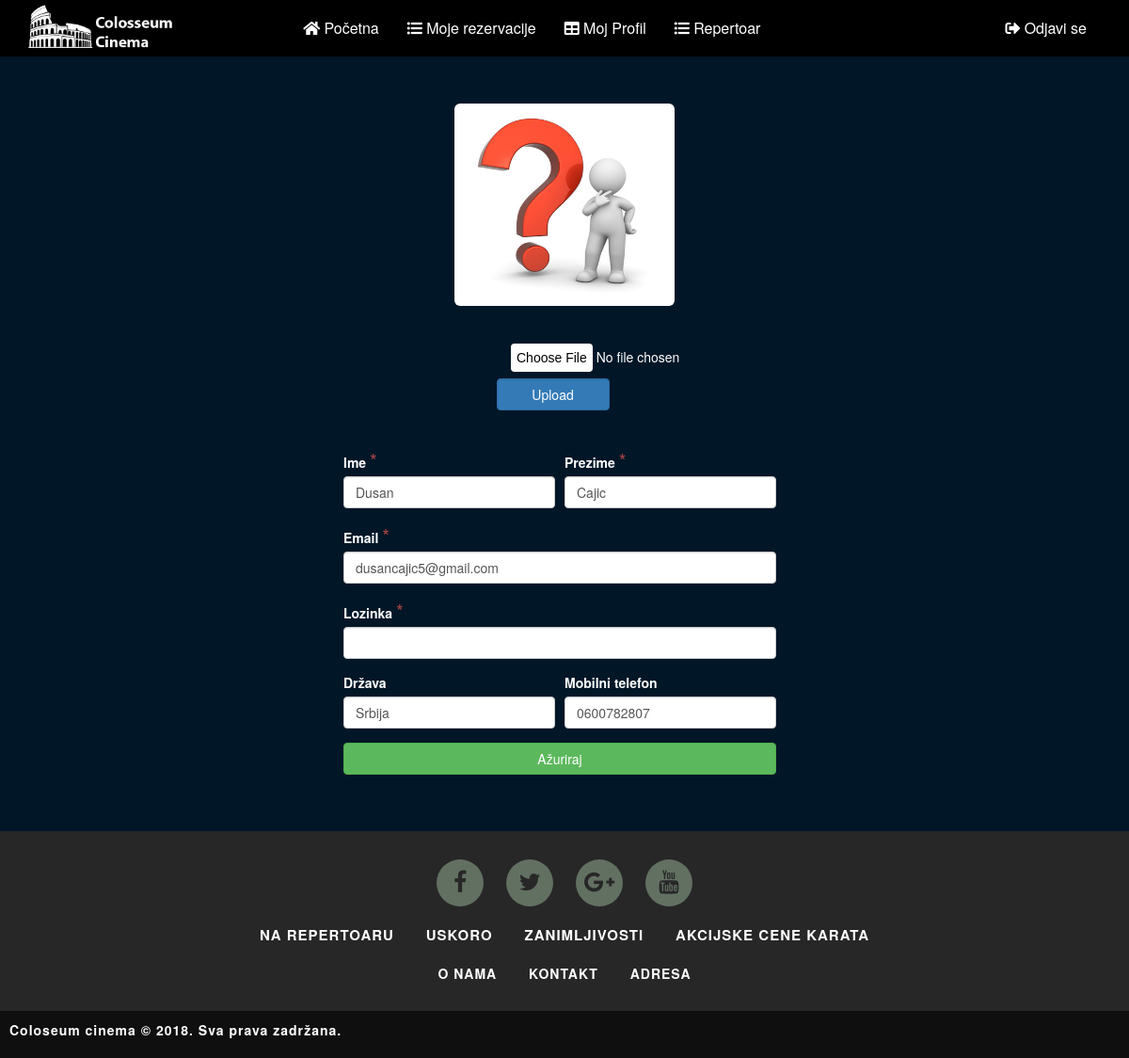
The app's page /user/profile (signed in) with its own data.
### tables this page shows
CREATE TABLE `users` (
  `id` int(11) NOT NULL,
  `firstName` varchar(255) DEFAULT NULL,
  `lastName` varchar(255) DEFAULT NULL,
  `email` varchar(255) DEFAULT NULL,
  `role` varchar(20) DEFAULT NULL,
  `password` varchar(255) DEFAULT NULL,
  `gender` varchar(255) DEFAULT NULL,
  `country` varchar(255) DEFAULT NULL,
  `mobilePhone` varchar(255) DEFAULT NULL,
  `path` varchar(255) NOT NULL DEFAULT 'web/images/no-image.png',
  `confirmation_code` varchar(255) DEFAULT NULL,
  `confirmed` int(11) NOT NULL DEFAULT '0'
);

### controllers/user.php (called while the page is built, shortened)
<?php
class User extends Controller {
	public function profile(){
        $id = Session::get('userId');
        $this->view->user = $this->model->userSingleList($id);
        $this->view->title = 'Ažuriranje profila';
        $this->view->render('user/profile');
    }
}

### index.php (called while the page is built, shortened)
<?php
require 'libs/Controller.php';
require 'libs/Model.php';
require 'libs/Database.php';
require 'libs/Session.php';
$app = new Bootstrap();

### libs/Database.php (called while the page is built, shortened)
<?php
class Database extends PDO
{
    public function findById($table, $id)
    {
        $sth = $this->prepare("SELECT * FROM $table WHERE id = :id");
        try {
            $sth->bindValue(':id', $id);
            $sth->execute();
            return $sth->fetch();
        } catch (PDOException $ex) {
            echo $ex->getMessage();
            return false;
        }
    }
}

### models/user_model.php (called while the page is built, shortened)
<?php
class User_Model extends Model
{
    public function userSingleList($id)
    {
        return $this->db->findById(TABLE_USERS,$id);
    }
}

### libs/Controller.php (called while the page is built, shortened)
<?php
class Controller
{
    public function loadModel($name)
    {
        $path = 'models/' . $name . '_model.php';
        if (file_exists($path)) {
            $this->model = new $modelName();
        }
    }
}

### libs/Session.php (called while the page is built, shortened)
<?php
class Session
{
	public static function get($key)
	{
		if (isset($_SESSION[$key]))
		return $_SESSION[$key];
	}
}

### libs/Model.php (called while the page is built)
<?php
class Model {
	function __construct() {
        $this->db = new Database(DB_TYPE, DB_HOST, DB_NAME, DB_USER, DB_PASS);
	}
}

### views/user/profile.php (the view, shortened to what this page needs)
<div class="edit-content" xmlns="http://www.w3.org/1999/html">
    <div class="container">
        <form  method="POST" action="<?php echo URL;?>user/editSave" enctype="multipart/form-data" class="form-container upload">
            <div class="form-row">
                <img class="img-responsive img-rounded" src="<?php echo URL .$this->user['path']; ?>"  style="  width: 234px; height: 214.75px; margin: auto;">
            </div>
            <div class="form-row">
                <div class="form-group col-md-3 input">
                    <input type="file" name ="file" >
                </div>
            </div>
            <div class="form-row">
                <div class="form-group col-md-3">
                    <button type="submit" class="btn btn-primary btn-block form-control" name="action" value = "Upload" style="width: 120px;margin-top: 77px;">Upload</button>
                </div>
            </div>
        </form>
        <form method="post" action="<?php echo URL;?>user/editSave">
            <div class="form-row">
                <div class="form-group col-md-6">
                    <label for="inputEmail4">Ime</label>
                    <span class="mandatory">*</span>
                    <input type="text" name="firstName" class="form-control" value="<?php echo $this->user['firstName']; ?>" />
                </div>
                <div class="form-group col-md-6">
                    <label for="inputPassword4">Prezime</label>
                    <span class="mandatory">*</span>
                    <input type="text" name="lastName" class="form-control"	 value="<?php echo $this->user['lastName']; ?>" />
                </div>
            </div>
            <div class="form-row">
                <div class="form-group col-md-12">
                    <label for="inputEmail4">Email</label>
                    <span class="mandatory">*</span>
                    <input type="text" name="email" class="form-control" value="<?php echo $this->user['email']; ?>" />
                </div>
            </div>
            <div class="form-row">
                <div class="form-group col-md-12">
                    <label for="inputEmail4">Lozinka</label>
                    <span class="mandatory">*</span>
                    <input type="password" class="form-control" name="password" />
                </div>
            </div>
            <div class="form-row">
                <div class="form-group col-md-6">
                    <label for="inputEmail4">Država</label>
                    <input type="text" name="country" class="form-control" value="<?php echo $this->user['country']; ?>" />
                </div>
                <div class="form-group col-md-6">
                    <label for="inputPassword4">Mobilni telefon</label>
                    <input type="text" name="mobilePhone" class="form-control" value="<?php echo $this->user['mobilePhone']; ?>" />
                </div>
            </div>
            <button type="submit" class="btn btn-success btn-block">Ažuriraj</button>
        </form>
    </div>
    </div>

### web/css/style.css (style rules this page uses)
html body { background-color: #011627; }
.form-container { color: white;padding: 50px 60px;margin-top: 20vh;margin-bottom: 100px; }
.edit-content { margin-top: 0px; }
.edit-content form { margin-top: 0px; }
.edit-content .container form .form-row .form-group.col-md-6, .edit-content .container form .form-row .form-group.col-md-12 { padding-left:0px;padding-right: 10px; }
.edit-content .container { width: 500px; }
.edit-content .container form .btn { width: 460px; }
.mandatory { color: #a94442; font-size: 20px; }
form { color:white; }
.edit-content .container .upload .form-row .form-group.col-md-3 input { position: relative; top: 40px; left: 103px; }
* { margin:0px; padding: 0px; box-sizing: border-box; }

### records on screen
users: path (placeholder picture), firstName "Dusan", lastName "Cajic", email "dusancajic5@gmail.com", country "Srbija", mobilePhone "0600782807"
